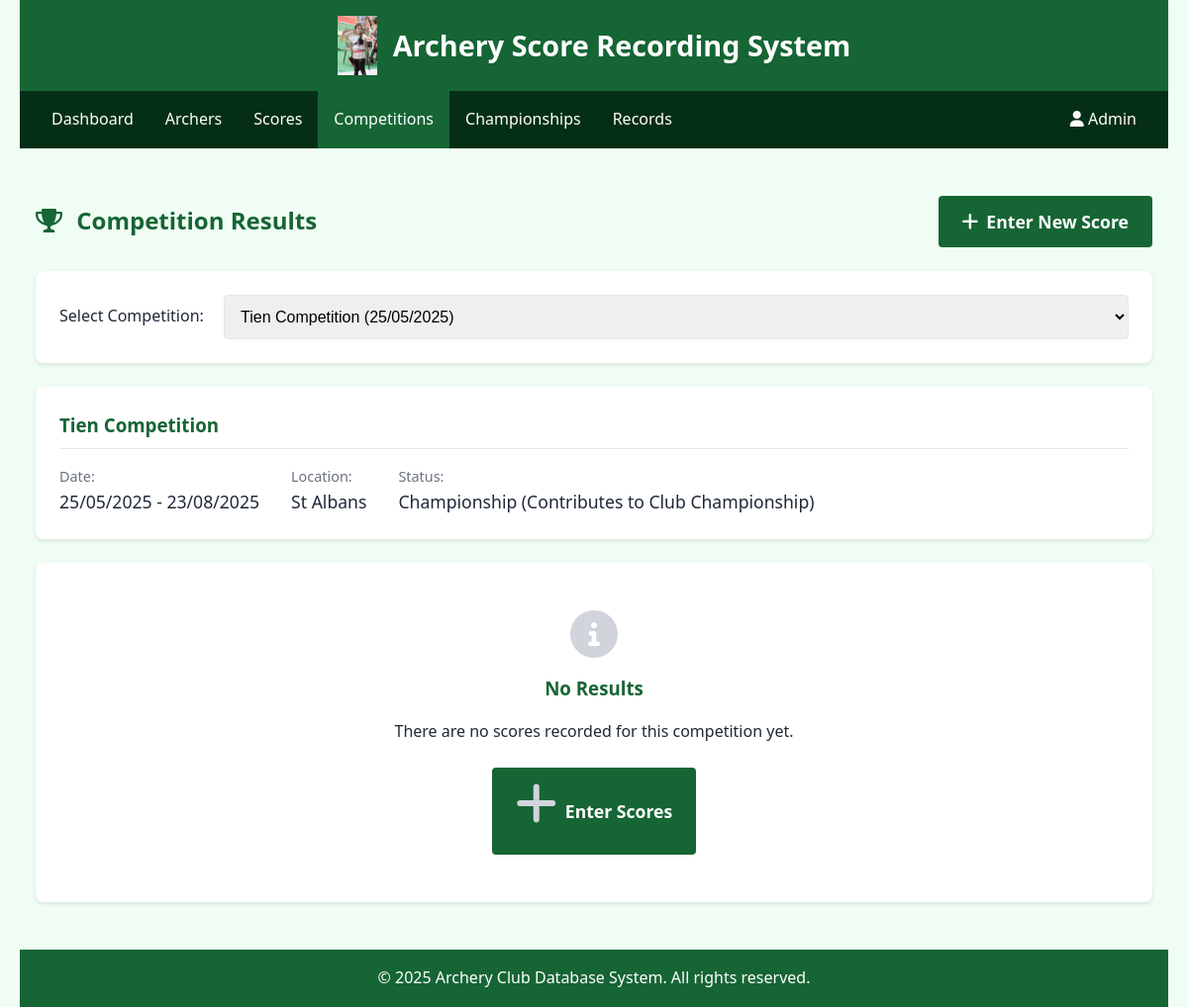
The page /recorder/competition_results.php (signed in) on the database its author committed.
### tables this page shows
CREATE TABLE `RecorderTable` (
  `RecorderID` int(11) NOT NULL,
  `Username` varchar(50) NOT NULL,
  `Password` varchar(255) NOT NULL,
  `FirstName` varchar(50) NOT NULL,
  `LastName` varchar(50) NOT NULL,
  `Email` varchar(100) NOT NULL,
  `IsActive` tinyint(1) DEFAULT '1'
);

CREATE TABLE `CompetitionTable` (
  `CompetitionID` int(11) NOT NULL,
  `CompetitionName` varchar(100) NOT NULL,
  `StartDate` date NOT NULL,
  `EndDate` date NOT NULL,
  `Location` varchar(100) NOT NULL,
  `IsOfficial` tinyint(1) DEFAULT '0',
  `IsChampionship` tinyint(1) DEFAULT '0',
  `ContributesToChampionship` tinyint(1) DEFAULT '0'
);

### includes/settings.php (called while the page is built, shortened)
<?php
$host = "";
$user = "";
$pwd = "";
$sql_db = "";
function getDbConnection() {
    global $host, $user, $pwd, $sql_db;
    try {
        $conn = new mysqli($host, $user, $pwd, $sql_db);
        $conn->set_charset("utf8mb4");
        return $conn;
    } catch (Exception $e) {
        error_log("Database connection error: " . $e->getMessage());
        return false;
    }
}
function getCurrentRecorder() {
    $conn = getDbConnection();
    $recorder_id = $_SESSION['recorder_id'];
    $stmt = $conn->prepare("SELECT RecorderID, Username, FirstName, LastName, Email FROM RecorderTable WHERE RecorderID = ? AND IsActive = 1");
    $stmt->bind_param("i", $recorder_id);
    $stmt->execute();
    $result = $stmt->get_result();
    if ($result->num_rows === 1) {
        return $result->fetch_assoc();
    } else {
        session_unset();
        session_destroy();
        return null;
    }
}
function formatDate($date, $format = 'd/m/Y') {
    $timestamp = strtotime($date);
    return date($format, $timestamp);
}

### includes/db_functions.php (called while the page is built, shortened)
<?php
require_once 'settings.php';
function getAllCompetitions($includeCompleted = true) {
    $conn = getDbConnection();
    $query = "SELECT * FROM CompetitionTable";
    $query .= " ORDER BY StartDate DESC";
    $result = $conn->query($query);
    $competitions = [];
    while ($row = $result->fetch_assoc()) {
        $competitions[] = $row;
    }
    return $competitions;
}

### recorder/competition_results.php (the view, shortened to what this page needs)
<?php
require_once '../includes/settings.php';
require_once '../includes/db_functions.php';
$recorder = getCurrentRecorder();
$competitionId = isset($_GET['id']) ? intval($_GET['id']) : 0;
$competitions = getAllCompetitions(true);
$selectedCompetition = null;
if (!$selectedCompetition && !empty($competitions)) {
    $selectedCompetition = $competitions[0];
    $competitionId = $selectedCompetition['CompetitionID'];
}
$results = getCompetitionResults($competitionId);
?>
<!DOCTYPE html>
<html lang="en">
<head>
    <link rel="stylesheet" href="../css/main.css">
    <link rel="stylesheet" href="../css/navbar_recorder.css">
    <link rel="stylesheet" href="https://cdnjs.cloudflare.com/ajax/libs/font-awesome/6.0.0/css/all.min.css">
</head>
<body>
    <div class="container">
        <header>
            <div class="logo">
                <img src="../images/archery-logo.png" alt="Archery Club Logo" onerror="this.src='../images/default-logo.png'">
                <h1>Archery Score Recording System</h1>
            </div>
        </header>
        <div class="navbar">
            <div class="navbar-left">
                <a href="dashboard.php">Dashboard</a>
                <div class="dropdown">
                    <a href="#" class="dropdown-toggle">Archers</a>
                </div>
                <div class="dropdown">
                    <a href="#" class="dropdown-toggle">Scores</a>
                </div>
                <div class="dropdown">
                    <a href="#" class="dropdown-toggle active">Competitions</a>
                </div>
                <div class="dropdown">
                    <a href="#" class="dropdown-toggle">Championships</a>
                </div>
                <div class="dropdown">
                    <a href="#" class="dropdown-toggle">Records</a>
                </div>
            </div>
            <div class="navbar-right">
                <div class="dropdown">
                    <a href="#" class="dropdown-toggle">
                        <i class="fas fa-user"></i> <?php echo htmlspecialchars($recorder['FirstName']); ?>
                    </a>
                </div>
            </div>
        </div>
        <main>
            <div class="competition-results-container">
                <div class="page-header">
                    <h2><i class="fas fa-trophy"></i> Competition Results</h2>
                    <div class="action-buttons">
                        <a href="enter_score.php" class="btn btn-primary">
                            <i class="fas fa-plus"></i> Enter New Score
                        </a>
                    </div>
                </div>
                <div class="competition-selector">
                    <form action="competition_results.php" method="get">
                        <div class="form-group">
                            <label for="competition">Select Competition:</label>
                            <select id="competition" name="id" class="form-control" onchange="this.form.submit()">
                                <?php foreach ($competitions as $competition): ?>
                                    <option value="<?php echo $competition['CompetitionID']; ?>" <?php echo ($competitionId === $competition['CompetitionID']) ? 'selected' : ''; ?>>
                                        <?php echo htmlspecialchars($competition['CompetitionName'] . ' (' . formatDate($competition['StartDate']) . ')'); ?>
                                    </option>
                                <?php endforeach; ?>
                            </select>
                        </div>
                    </form>
                </div>
                <?php if ($selectedCompetition): ?>
                    <div class="competition-info">
                        <h3><?php echo htmlspecialchars($selectedCompetition['CompetitionName']); ?></h3>
                        <div class="info-items">
                            <div class="info-item">
                                <span class="info-label">Date:</span>
                                <span class="info-value">
                                    <?php
                                        if ($selectedCompetition['StartDate'] === $selectedCompetition['EndDate']) {
                                            echo formatDate($selectedCompetition['StartDate']);
                                        } else {
                                            echo formatDate($selectedCompetition['StartDate']) . ' - ' . formatDate($selectedCompetition['EndDate']);
                                        }
                                    ?>
                                </span>
                            </div>
                            <div class="info-item">
                                <span class="info-label">Location:</span>
                                <span class="info-value"><?php echo htmlspecialchars($selectedCompetition['Location']); ?></span>
                            </div>
                            <div class="info-item">
                                <span class="info-label">Status:</span>
                                <span class="info-value">
                                    <?php if ($selectedCompetition['IsChampionship']): ?>
                                        Championship
                                    <?php else: ?>
                                        Regular Competition
                                    <?php endif; ?>
                                    <?php if ($selectedCompetition['ContributesToChampionship']): ?>
                                        (Contributes to Club Championship)
                                    <?php endif; ?>
                                </span>
                            </div>
                        </div>
                    </div>
                    <?php if (empty($results)): ?>
                        <div class="no-results">
                            <i class="fas fa-info-circle"></i>
                            <h3>No Results</h3>
                            <p>There are no scores recorded for this competition yet.</p>
                            <a href="enter_score.php" class="btn btn-primary">
                                <i class="fas fa-plus"></i> Enter Scores
                            </a>
                        </div>
                    <?php endif; ?>
                <?php endif; ?>
            </div>
        </main>
        <footer>
            <p>&copy; 2025 Archery Club Database System. All rights reserved.</p>
        </footer>
    </div>
</body>
</html>

### css/main.css (style rules this page uses)
:root { --primary-color: #166534; --primary-light: #22c55e; --secondary-color: #d97706; --light-color: #f0fdf4; --dark-color: #052e16; --gray-color: #e5e7eb; --text-color: #1f2937; --error-color: #dc2626; --success-color: #16a34a; }
* { margin: 0; padding: 0; box-sizing: border-box; }
body { font-family: 'Segoe UI', Tahoma, Geneva, Verdana, sans-serif; line-height: 1.6; color: var(--text-color); background-color: var(--light-color); min-height: 100vh; display: flex; flex-direction: column; }
.container { width: 100%; max-width: 1200px; margin: 0 auto; padding: 0 20px; flex: 1; display: flex; flex-direction: column; }
header { background-color: var(--primary-color); color: white; padding: 1rem 0; box-shadow: 0 2px 4px rgba(0, 0, 0, 0.1); }
.logo { display: flex; align-items: center; justify-content: center; gap: 1rem; }
.logo img { height: 60px; width: auto; }
.logo h1 { font-size: 1.8rem; font-weight: 600; }
main { flex: 1; padding: 2rem 0; }
.btn { display: inline-flex; align-items: center; justify-content: center; padding: 0.75rem 1.5rem; font-size: 1.1rem; font-weight: 600; text-decoration: none; border-radius: 4px; cursor: pointer; transition: all 0.3s ease; }
.btn i { margin-right: 8px; font-size: 1.2rem; }
.btn-primary { background-color: var(--primary-color); color: white; }
.form-group { margin-bottom: 1.5rem; }
.form-group label { display: block; margin-bottom: 0.5rem; font-weight: 500; }
.form-control { width: 100%; padding: 0.75rem; font-size: 1rem; border: 1px solid var(--gray-color); border-radius: 4px; transition: border-color 0.3s; }
footer { text-align: center; padding: 1rem 0; background-color: var(--primary-color); color: white; margin-top: auto; }

### css/navbar_recorder.css (style rules this page uses)
.navbar { background-color: var(--dark-color); display: flex; justify-content: space-between; padding: 0 1rem; color: white; }
.navbar-left, .navbar-right { display: flex; }
.navbar a { color: white; padding: 1rem; text-decoration: none; display: block; }
.navbar a:hover, .navbar a.active { background-color: var(--primary-color); }
.dropdown { position: relative; }

### recorder/competition_results.php (style rules this page uses)
.competition-results-container { padding: 1rem; }
.page-header { display: flex; justify-content: space-between; align-items: center; margin-bottom: 1.5rem; }
.page-header h2 { color: var(--primary-color); margin: 0; }
.page-header h2 i { margin-right: 0.5rem; }
.competition-selector { background-color: white; border-radius: 8px; padding: 1.5rem; margin-bottom: 1.5rem; box-shadow: 0 2px 4px rgba(0, 0, 0, 0.1); }
.competition-selector .form-group { margin: 0; display: flex; align-items: center; }
.competition-selector label { margin-right: 1rem; margin-bottom: 0; font-weight: 500; min-width: 150px; }
.competition-info { background-color: white; border-radius: 8px; padding: 1.5rem; margin-bottom: 1.5rem; box-shadow: 0 2px 4px rgba(0, 0, 0, 0.1); }
.competition-info h3 { color: var(--primary-color); margin-bottom: 1rem; padding-bottom: 0.5rem; border-bottom: 1px solid var(--gray-color); }
.info-items { display: flex; flex-wrap: wrap; gap: 2rem; }
.info-item { display: flex; flex-direction: column; }
.info-label { font-size: 0.9rem; color: #6b7280; }
.info-value { font-size: 1.1rem; font-weight: 500; }
.action-buttons { display: flex; gap: 0.5rem; }
.no-results, .no-competition-selected { background-color: white; border-radius: 8px; padding: 3rem 1.5rem; text-align: center; box-shadow: 0 2px 4px rgba(0, 0, 0, 0.1); }
.no-results i, .no-competition-selected i { font-size: 3rem; color: #d1d5db; margin-bottom: 1rem; }
.no-results h3, .no-competition-selected h3 { color: var(--primary-color); margin-bottom: 1rem; }
.no-results p, .no-competition-selected p { margin-bottom: 1.5rem; }

### rows shown on the page
recordertable: FirstName "Admin"
competitiontable: CompetitionName "Tien Competition", StartDate "25/05/2025", EndDate "23/08/2025", Location "St Albans"

### other values the page prints
form field id "Tien Competition (25/05/2025)"
